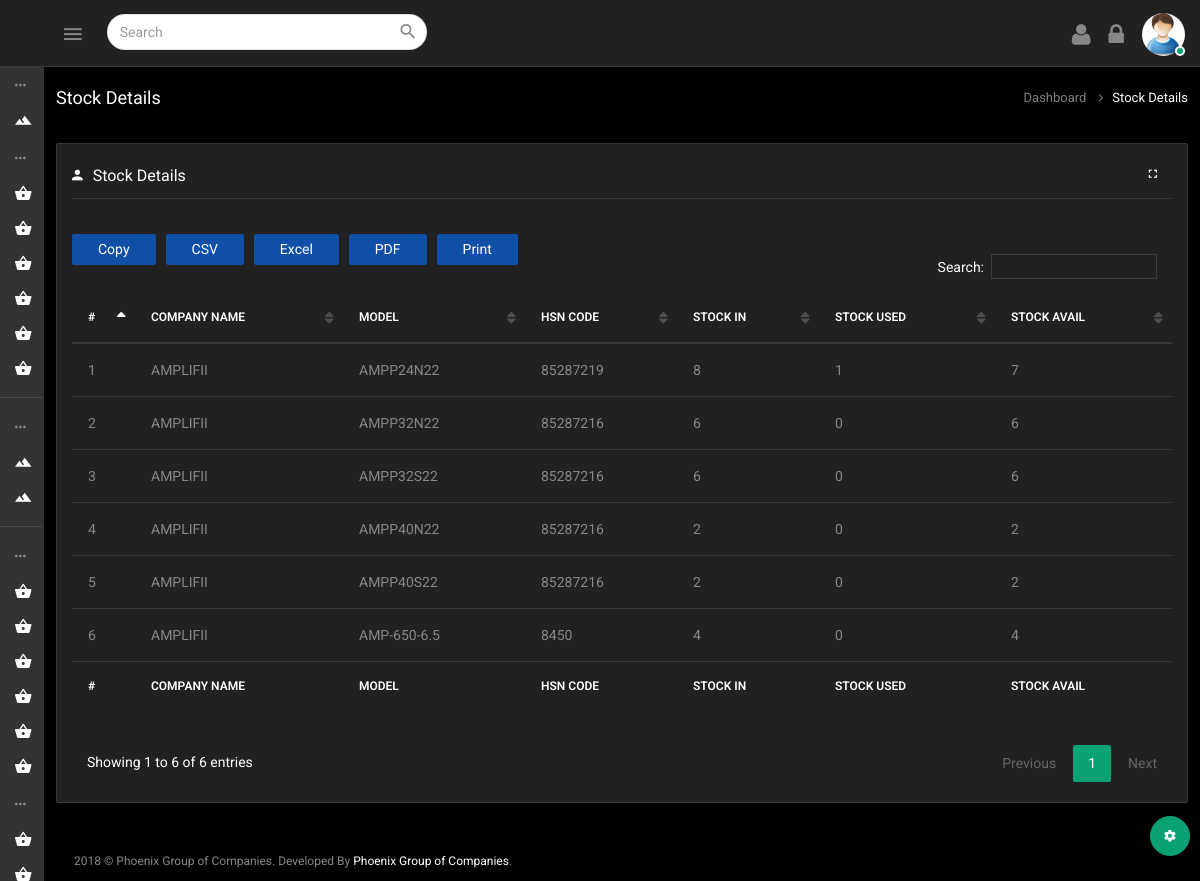
Screenshot of /stock-details.php (signed in) with the database file from the repository.
### tables this page shows
CREATE TABLE `stockdetails` (
  `id` int(10) NOT NULL,
  `invoice_no` varchar(100) NOT NULL,
  `mat_code` varchar(100) NOT NULL,
  `mat_des` varchar(100) NOT NULL,
  `hsn_code` int(10) NOT NULL,
  `quantity` int(10) NOT NULL,
  `rdate` varchar(100) NOT NULL,
  `avail` int(10) NOT NULL,
  `used` int(10) NOT NULL,
  `damaged` int(10) NOT NULL,
  `creationDate` timestamp NOT NULL DEFAULT CURRENT_TIMESTAMP,
  `imeino` varchar(111) NOT NULL,
  `damage_quantity` int(100) NOT NULL
);

### stock-details.php (the view, shortened to what this page needs)
<?php
include('config.php');
  function stockDetails(){
    global $mysqli;
    $stmt = $mysqli->prepare("SELECT
    mat_code,
    mat_des,
    hsn_code,
    quantity,
    rdate,
    avail
    FROM stockdetails
  ");
  $stmt->execute();
  $stmt->bind_result($mat_code,$mat_des,$hsn_code,$quantity,$rdate,$avail);
  while($stmt->fetch()){
    $row[] = array('mat_code' => $mat_code ,'mat_des'=>$mat_des,'hsn_code'=>$hsn_code,'quantity'=>$quantity,'rdate'=>$rdate,'avail'=>$avail);
  }
	if(!empty($row))
	{
		return ($row);
	}
	else
	{
		return "";
	}
  }
	$sessionname = $_SESSION['login_user'];
	if($sessionname){
?>
<!DOCTYPE html>
<html lang="en">
<?php include("include/header.php"); ?>
	<body>
		<div class="wrapper theme-4-active pimary-color-red">
			<?php include("include/top_nav.php"); ?>
			<?php include("include/nav.php"); ?>
			<?php include("include/theme_color.php"); ?>
			<div class="page-wrapper">
				<div class="container-fluid">
					<div class="row heading-bg">
						<div class="col-lg-3 col-md-4 col-sm-4 col-xs-12">
							<h5 class="txt-dark">Stock Details</h5>
						</div>
						<div class="col-lg-9 col-sm-8 col-md-8 col-xs-12">
							<ol class="breadcrumb">
								<li><a href="dashboard.php">Dashboard</a></li>
								<li class="active"><span>Stock Details</span></li>
							</ol>
						</div>
					</div>
					<div class="row" id="pks1">
						<div class="col-sm-12">
							<div class="panel panel-default card-view">
								<div class="panel-wrapper collapse in">
									<div class="panel-body">
                    <div class="pull-right">
    									<a href="#" class="pull-left inline-block full-screen mr-15">
    										<i class="zmdi zmdi-fullscreen"></i>
    									</a>
    								</div>
										<h6 class="txt-dark capitalize-font"><i class="zmdi zmdi-account mr-10"></i>Stock Details</h6>
										<hr class="light-grey-hr"/>
										<div class="table-wrap">
											<div class="table-responsive">
												<table id="example" class="table table-hover display  pb-30" >
													<thead>
														<tr>
															<th>#</th>
															<th>Company Name</th>
															<th>Model</th>
															<th>HSN Code</th>
															<th>Stock In</th>
															<th>Stock Used</th>
															<th>Stock Avail</th>
														</tr>
													</thead>
													<tfoot>
														<tr>
															<th>#</th>
															<th>Company Name</th>
															<th>Model</th>
															<th>HSN Code</th>
															<th>Stock In</th>
															<th>Stock Used</th>
															<th>Stock Avail</th>
														</tr>
													</tfoot>
													<tbody>
                            <?php
                            $i = 1;
                            $fetchStock = stockDetails();
                            foreach ($fetchStock as $v1) {
                                ?>
														<tr>
															<td><?php echo $i;?></td>
															<td><?php echo $v1['mat_code'];?></td>
															<td><?php echo $v1['mat_des'];?></td>
															<td><?php echo $v1['hsn_code'];?></td>
															<td><?php echo $v1['quantity'];?></td>
															<td><?php echo ($v1['quantity'] - $v1['avail']);?></td>
															<td><?php echo $v1['avail']; ?></td>
														</tr>
															<?php $i++; } ?>
													</tbody>
												</table>
											</div>
										</div>
									</div>
								</div>
							</div>
						</div>
					</div>
				</div>
				<?php include("include/footer.php"); ?>
			</div>
		</div>
	</body>
</html>
<?php } ?>

### rows the page displays
stockdetails: mat_code "AMPLIFII", mat_des "AMPP24N22", hsn_code "85287219", quantity "8", $v1['quantity'] - $v1['avail'] "1", avail "7"
stockdetails: mat_code "AMPLIFII", mat_des "AMPP32N22", hsn_code "85287216", quantity "6", $v1['quantity'] - $v1['avail'] "0", avail "6"
stockdetails: mat_code "AMPLIFII", mat_des "AMPP32S22", hsn_code "85287216", quantity "6", $v1['quantity'] - $v1['avail'] "0", avail "6"
stockdetails: mat_code "AMPLIFII", mat_des "AMPP40N22", hsn_code "85287216", quantity "2", $v1['quantity'] - $v1['avail'] "0", avail "2"
stockdetails: mat_code "AMPLIFII", mat_des "AMPP40S22", hsn_code "85287216", quantity "2", $v1['quantity'] - $v1['avail'] "0", avail "2"
stockdetails: mat_code "AMPLIFII", mat_des "AMP-650-6.5", hsn_code "8450", quantity "4", $v1['quantity'] - $v1['avail'] "0", avail "4"
